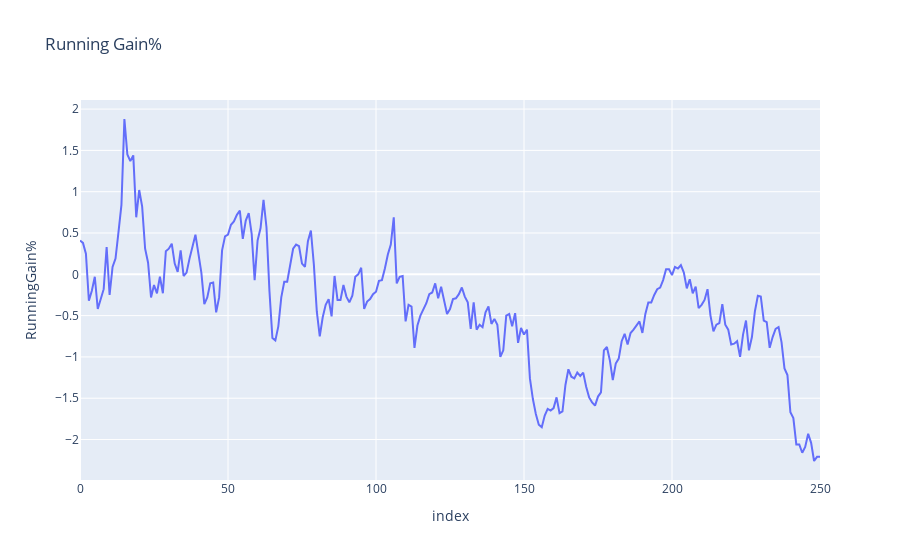

Notebook source saved alongside this figure:
### Code cell
# chart the results of the simulated trades

import plotly.express as px
import plotly.graph_objects as go

# line chart of running gain%
def chart_gain_percent(trades):
    trades["RunningGain%"] = trades["Gain%"].cumsum()
    fig = px.line(trades, y="RunningGain%", title="Running Gain%")
    fig.show()

chart_gain_percent(trades)

### Figure 1 — Plotly figure (JSON) as saved in the notebook; plotly's stock layout.template omitted (floating-point values rounded to 4 significant figures; data arrays with more than 128 entries replaced by an {"elided": "..."} marker saying what was removed)
{"data": [{"hovertemplate": "index=%{x}<br>RunningGain%=%{y}<extra></extra>", "legendgroup": "", "line": {"color": "#636efa", "dash": "solid"}, "marker": {"symbol": "circle"}, "mode": "lines", "name": "", "orientation": "v", "showlegend": false, "type": "scatter", "x": {"elided": "251 int values"}, "xaxis": "x", "y": {"elided": "251 float values"}, "yaxis": "y"}], "layout": {"legend": {"tracegroupgap": 0}, "title": {"text": "Running Gain%"}, "xaxis": {"anchor": "y", "domain": [0, 1], "title": {"text": "index"}}, "yaxis": {"anchor": "x", "domain": [0, 1], "title": {"text": "RunningGain%"}}}}
